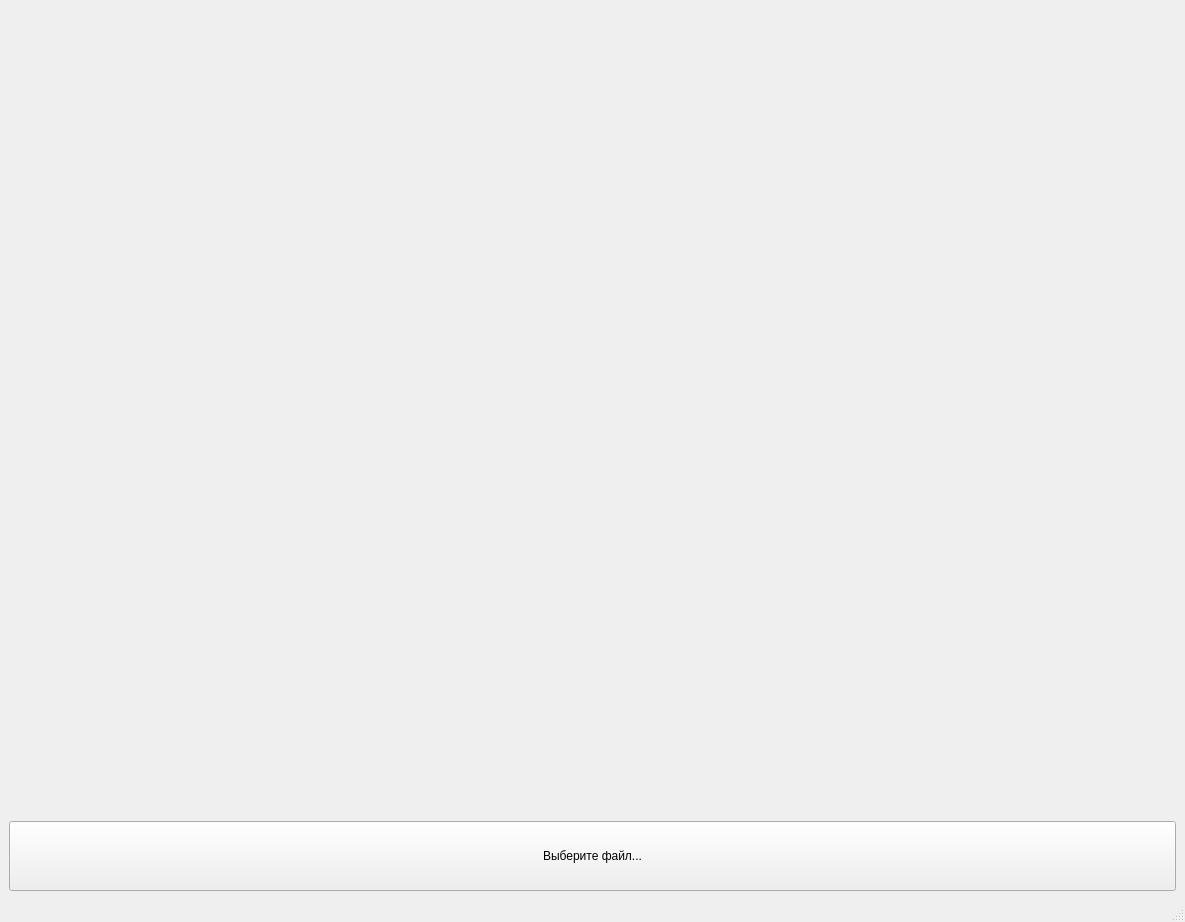
<?xml version="1.0" encoding="UTF-8"?>
<ui version="4.0">
 <class>MainWindow</class>
 <widget class="QMainWindow" name="MainWindow">
  <property name="geometry">
   <rect>
    <x>0</x>
    <y>0</y>
    <width>1185</width>
    <height>922</height>
   </rect>
  </property>
  <property name="windowTitle">
   <string>MainWindow</string>
  </property>
  <widget class="QWidget" name="centralwidget">
   <property name="minimumSize">
    <size>
     <width>1185</width>
     <height>0</height>
    </size>
   </property>
   <layout class="QHBoxLayout" name="horizontalLayout_2" stretch="0">
    <item>
     <layout class="QVBoxLayout" name="underlay" stretch="0,0">
      <item>
       <widget class="QLabel" name="cameraLabel">
        <property name="text">
         <string/>
        </property>
       </widget>
      </item>
      <item>
       <widget class="QPushButton" name="fileSelectionButton">
        <property name="minimumSize">
         <size>
          <width>0</width>
          <height>70</height>
         </size>
        </property>
        <property name="text">
         <string>Выберите файл...</string>
        </property>
       </widget>
      </item>
     </layout>
    </item>
   </layout>
  </widget>
  <widget class="QStatusBar" name="statusBar"/>
 </widget>
 <resources/>
 <connections/>
</ui>
